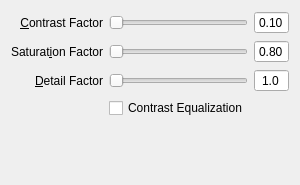
        <widget class="QWidget" name="page_mantiuk06">
         <property name="sizePolicy">
          <sizepolicy hsizetype="Minimum" vsizetype="Minimum">
           <horstretch>0</horstretch>
           <verstretch>0</verstretch>
          </sizepolicy>
         </property>
         <layout class="QGridLayout" name="gridLayout_6">
          <item row="0" column="0">
           <layout class="QGridLayout" name="gridLayout_2">
            <item row="0" column="0">
             <widget class="QLabel" name="label_23">
              <property name="sizePolicy">
               <sizepolicy hsizetype="Minimum" vsizetype="Minimum">
                <horstretch>0</horstretch>
                <verstretch>0</verstretch>
               </sizepolicy>
              </property>
              <property name="layoutDirection">
               <enum>Qt::LeftToRight</enum>
              </property>
              <property name="text">
               <string>&amp;Contrast Factor</string>
              </property>
              <property name="alignment">
               <set>Qt::AlignRight|Qt::AlignTrailing|Qt::AlignVCenter</set>
              </property>
              <property name="wordWrap">
               <bool>true</bool>
              </property>
              <property name="buddy">
               <cstring>contrastFactorSlider</cstring>
              </property>
             </widget>
            </item>
            <item row="3" column="1">
             <widget class="QCheckBox" name="contrastEqualizCheckBox">
              <property name="sizePolicy">
               <sizepolicy hsizetype="MinimumExpanding" vsizetype="Minimum">
                <horstretch>0</horstretch>
                <verstretch>0</verstretch>
               </sizepolicy>
              </property>
              <property name="text">
               <string>Contrast Equalization</string>
              </property>
             </widget>
            </item>
            <item row="2" column="1">
             <widget class="QSlider" name="detailFactorSlider">
              <property name="enabled">
               <bool>true</bool>
              </property>
              <property name="sizePolicy">
               <sizepolicy hsizetype="MinimumExpanding" vsizetype="Minimum">
                <horstretch>0</horstretch>
                <verstretch>0</verstretch>
               </sizepolicy>
              </property>
              <property name="cursor">
               <cursorShape>PointingHandCursor</cursorShape>
              </property>
              <property name="maximum">
               <number>1000</number>
              </property>
              <property name="orientation">
               <enum>Qt::Horizontal</enum>
              </property>
             </widget>
            </item>
            <item row="0" column="1">
             <widget class="QSlider" name="contrastFactorSlider">
              <property name="sizePolicy">
               <sizepolicy hsizetype="MinimumExpanding" vsizetype="Minimum">
                <horstretch>0</horstretch>
                <verstretch>0</verstretch>
               </sizepolicy>
              </property>
              <property name="cursor">
               <cursorShape>PointingHandCursor</cursorShape>
              </property>
              <property name="minimum">
               <number>0</number>
              </property>
              <property name="maximum">
               <number>1000</number>
              </property>
              <property name="orientation">
               <enum>Qt::Horizontal</enum>
              </property>
             </widget>
            </item>
            <item row="2" column="0">
             <widget class="QLabel" name="label_desc_df">
              <property name="enabled">
               <bool>true</bool>
              </property>
              <property name="sizePolicy">
               <sizepolicy hsizetype="Minimum" vsizetype="Minimum">
                <horstretch>0</horstretch>
                <verstretch>0</verstretch>
               </sizepolicy>
              </property>
              <property name="layoutDirection">
               <enum>Qt::LeftToRight</enum>
              </property>
              <property name="text">
               <string>&amp;Detail Factor</string>
              </property>
              <property name="alignment">
               <set>Qt::AlignRight|Qt::AlignTrailing|Qt::AlignVCenter</set>
              </property>
              <property name="wordWrap">
               <bool>true</bool>
              </property>
              <property name="buddy">
               <cstring>detailFactorSlider</cstring>
              </property>
             </widget>
            </item>
            <item row="1" column="0">
             <widget class="QLabel" name="label_22">
              <property name="sizePolicy">
               <sizepolicy hsizetype="Minimum" vsizetype="Minimum">
                <horstretch>0</horstretch>
                <verstretch>0</verstretch>
               </sizepolicy>
              </property>
              <property name="layoutDirection">
               <enum>Qt::LeftToRight</enum>
              </property>
              <property name="text">
               <string>Saturat&amp;ion Factor</string>
              </property>
              <property name="alignment">
               <set>Qt::AlignRight|Qt::AlignTrailing|Qt::AlignVCenter</set>
              </property>
              <property name="wordWrap">
               <bool>true</bool>
              </property>
              <property name="buddy">
               <cstring>saturationFactorSlider</cstring>
              </property>
             </widget>
            </item>
            <item row="1" column="1">
             <widget class="QSlider" name="saturationFactorSlider">
              <property name="sizePolicy">
               <sizepolicy hsizetype="MinimumExpanding" vsizetype="Minimum">
                <horstretch>0</horstretch>
                <verstretch>0</verstretch>
               </sizepolicy>
              </property>
              <property name="cursor">
               <cursorShape>PointingHandCursor</cursorShape>
              </property>
              <property name="maximum">
               <number>1000</number>
              </property>
              <property name="orientation">
               <enum>Qt::Horizontal</enum>
              </property>
             </widget>
            </item>
            <item row="0" column="2">
             <widget class="QDoubleSpinBox" name="contrastFactordsb">
              <property name="sizePolicy">
               <sizepolicy hsizetype="Minimum" vsizetype="Minimum">
                <horstretch>0</horstretch>
                <verstretch>0</verstretch>
               </sizepolicy>
              </property>
              <property name="alignment">
               <set>Qt::AlignCenter</set>
              </property>
              <property name="buttonSymbols">
               <enum>QAbstractSpinBox::NoButtons</enum>
              </property>
              <property name="decimals">
               <number>2</number>
              </property>
              <property name="minimum">
               <double>0.000000000000000</double>
              </property>
              <property name="maximum">
               <double>1.000000000000000</double>
              </property>
              <property name="singleStep">
               <double>0.200000000000000</double>
              </property>
              <property name="value">
               <double>0.100000000000000</double>
              </property>
             </widget>
            </item>
            <item row="1" column="2">
             <widget class="QDoubleSpinBox" name="saturationFactordsb">
              <property name="sizePolicy">
               <sizepolicy hsizetype="Minimum" vsizetype="Minimum">
                <horstretch>0</horstretch>
                <verstretch>0</verstretch>
               </sizepolicy>
              </property>
              <property name="alignment">
               <set>Qt::AlignCenter</set>
              </property>
              <property name="buttonSymbols">
               <enum>QAbstractSpinBox::NoButtons</enum>
              </property>
              <property name="decimals">
               <number>2</number>
              </property>
              <property name="minimum">
               <double>0.000000000000000</double>
              </property>
              <property name="maximum">
               <double>2.000000000000000</double>
              </property>
              <property name="singleStep">
               <double>0.200000000000000</double>
              </property>
              <property name="value">
               <double>0.800000000000000</double>
              </property>
             </widget>
            </item>
            <item row="2" column="2">
             <widget class="QDoubleSpinBox" name="detailFactordsb">
              <property name="enabled">
               <bool>true</bool>
              </property>
              <property name="sizePolicy">
               <sizepolicy hsizetype="Minimum" vsizetype="Minimum">
                <horstretch>0</horstretch>
                <verstretch>0</verstretch>
               </sizepolicy>
              </property>
              <property name="alignment">
               <set>Qt::AlignCenter</set>
              </property>
              <property name="buttonSymbols">
               <enum>QAbstractSpinBox::NoButtons</enum>
              </property>
              <property name="decimals">
               <number>1</number>
              </property>
              <property name="minimum">
               <double>1.000000000000000</double>
              </property>
              <property name="maximum">
               <double>99.000000000000000</double>
              </property>
              <property name="singleStep">
               <double>1.000000000000000</double>
              </property>
              <property name="value">
               <double>1.000000000000000</double>
              </property>
             </widget>
            </item>
           </layout>
          </item>
          <item row="1" column="0">
           <spacer name="verticalSpacer_3">
            <property name="orientation">
             <enum>Qt::Vertical</enum>
            </property>
            <property name="sizeType">
             <enum>QSizePolicy::MinimumExpanding</enum>
            </property>
            <property name="sizeHint" stdset="0">
             <size>
              <width>13</width>
              <height>56</height>
             </size>
            </property>
           </spacer>
          </item>
         </layout>
        </widget>
